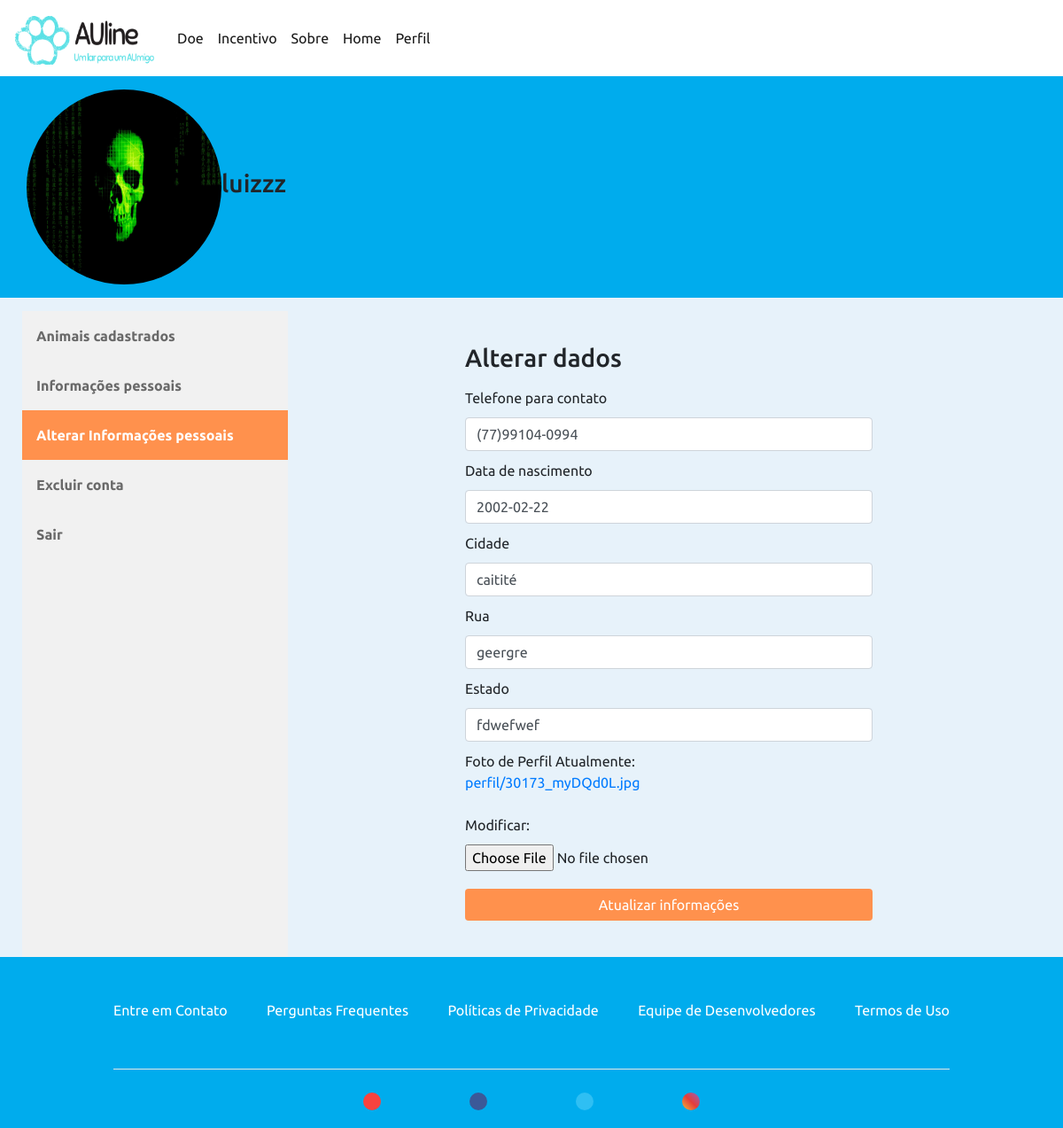
The page /perfil/alterar-informacoes/10/ (signed in) on the database its author committed.
### users/models.py (models this page shows, shortened)
class Perfil(models.Model):
    user = models.OneToOneField(User, on_delete=models.CASCADE)
    data_de_nascimento = models.DateField('Data de nascimento', max_length=10)
    telefone = models.CharField('Telefone para contato', max_length=15)
    foto = models.ImageField('Foto de Perfil', upload_to='perfil', default='perfil/unknow.png')
    estado_usuario = models.CharField('Estado', max_length=50)
    cidade_usuario = models.CharField('Cidade', max_length=50, blank=True)
    rua_usuario = models.CharField('Rua', max_length=70, blank=True)

### perfis/views.py (the view)
# urls.py: path('alterar-informacoes/<int:id>/', alterar, name='alterar-informacoes'),
@login_required
def alterar(request, id):
    usuario = User.objects.get(id=request.user.id)
    perfil_usuario = Perfil.objects.get(user=request.user.id)
    form = UserForm(request.POST or None, instance=usuario)
    form_perfil = PerfilForm(request.POST or None, request.FILES or None,
                            instance=perfil_usuario)
    contexto = {
        'usuario':usuario,
        'perfil_usuario':perfil_usuario,
        'form':form,
        'form_perfil':form_perfil,
    }
    if request.method == 'POST':
        if form_perfil.is_valid():
            edit = form_perfil.save(commit=False)
            edit.save()
            return redirect('informacoes-pessoais')
    return render(request,'alterar-informacoes.html', contexto)

### users/forms.py (shortened to what this page needs)
class UserForm(UserCreationForm):
    password1 = forms.CharField(widget=forms.PasswordInput(attrs={'class': 'form-control'}))
    password2 = forms.CharField(widget=forms.PasswordInput(attrs={'class': 'form-control'}))
    class Meta:
        model = User
        fields = ('username', 'email', 'first_name', 'last_name', 'password1', 'password2')
        widgets = {
            'username': forms.TextInput(attrs={'class':'form-control'}),
            'email': forms.EmailInput(attrs={'class':'form-control'}),
            'first_name': forms.TextInput(attrs={'class':'form-control'}),
            'last_name': forms.TextInput(attrs={'class':'form-control'}),
        }

class PerfilForm(forms.ModelForm):
    class Meta:
        model = Perfil
        fields = ('data_de_nascimento', 'telefone', 'foto', 'cidade_usuario', 'estado_usuario', 'rua_usuario')
        widgets = {
            'data_de_nascimento': forms.DateInput(attrs={'class':'form-control', 'placeholder':'DD/MM/YYYY'}),
            'telefone': forms.TextInput(attrs={'class':'form-control', 'placeholder':'(77)98888-8888'}),
            'cidade_usuario': forms.TextInput(attrs={'class':'form-control labe', }),
            'estado_usuario': forms.TextInput(attrs={'class':'form-control'}),
            'rua_usuario': forms.TextInput(attrs={'class':'form-control'}),
        }

### templates/alterar-informacoes.html (shortened to what this page needs)
{% extends 'base.html' %}
{% load static %}
{% block complemento %}
    <link rel="stylesheet" href="{% static 'css/perfil.css' %}">
{% endblock complemento %}
{% block conteudo %}
  <div class="profilebar">
    <img src="../../../media/{{perfil_usuario.foto}}" alt="{{usuario.username}}" class="img-profile">
    <h3>{{usuario.username}}</h3>
  </div>
  <div class="content">
    <div class="row-profile">
      <div class="sidebar">
        <a href="{% url 'animais'%}">Animais cadastrados</a>
        <a href="{% url 'informacoes-pessoais' %}">Informações pessoais</a>
        <a class="active" href="{% url 'alterar-informacoes' usuario.id %}">Alterar Informações pessoais</a>
        <a href="{% url 'excluir-conta' usuario.id %}">Excluir conta</a>
        <a href="{% url 'logout' %}">Sair</a>
      </div>
      <div class="content-profile">
        <div class="container">
          <div class="row justify-content-lg-center">
            <form method="post" class="form-profile" enctype='multipart/form-data'>
              <h1 class="h3 mb-3 ">Alterar dados</h1>
              {{form_perfil.telefone.label}}
              {{ form_perfil.telefone }}
              {{form_perfil.data_de_nascimento.label}}
              {{ form_perfil.data_de_nascimento }}
              {{ form_perfil.cidade_usuario.label}}
              {{ form_perfil.cidade_usuario }}
              {{form_perfil.rua_usuario.label}}
              {{ form_perfil.rua_usuario }}
              {{form_perfil.estado_usuario.label}}
              {{ form_perfil.estado_usuario }}
              {{form_perfil.foto.label}}
              {{ form_perfil.foto }}
              <input type="submit" class="btn btn-primary" value="Atualizar informações">
            </form>
          </div>
        </div>
      </div>
    </div>
  </div>
{% endblock conteudo %}

### static/css/style.css (style rules this page uses)
body { background-color: #E7F2FA; font-family: 'Ubuntu', sans-serif; }
* { margin:0; padding: 0; box-sizing: border-box }
.container { max-width: none; width: 100%; display: flex; height: 100%; justify-content: center; }
.row { display: flex; justify-content: center; margin-top: 15px; align-items: center; width: 100%; max-width: 1200px; }
.btn-primary { background-color: #FF914D; color: #ffffff; border: none; transition: opacity 1s; margin-top: 10px; }

### static/css/perfil.css (style rules this page uses)
.row-profile { display: flex; justify-content: center; margin-top: 15px; width: 100%; max-width: 1200px; min-height: 600px; flex-direction: row; }
.profilebar { background-color: #00ACED; width: 100%; height: 250px; display: flex; justify-content: start; align-items: center; }
.img-profile { border-radius: 200px; height: 220px; width: 220px; margin-left: 30px; }
.sidebar { margin: 0; padding: 0; width: 30%; min-width:250px; max-width: 300px; background-color: #f1f1f1; overflow: auto; }
.sidebar a { display: block; color: rgb(105, 105, 105); padding: 16px; text-decoration: none; font-weight: 700; width: 100%; }
.sidebar a.active { background-color: #FF914D; color: white; }
.content-profile { margin-left: 10px; padding: 1px 16px; width: 70%; display: flex; flex-direction: row; flex-wrap: wrap; }
.form-profile { display: flex; flex-direction: column; padding: 20px; border-radius: 10px; width: 60%; max-width: 800px; min-width: 500px; margin-bottom:10px; }
.form-profile input, .form-profile textarea, .form-profile select { margin: 10px 0px 10px 0px; }

### rows shown on the page
Perfil: foto (picture), telefone "(77)99104-0994", data_de_nascimento "2002-02-22", cidade_usuario "caitité", rua_usuario "geergre", estado_usuario "fdwefwef"

### other values the page prints
{{ usuario.username }} "luizzz"
